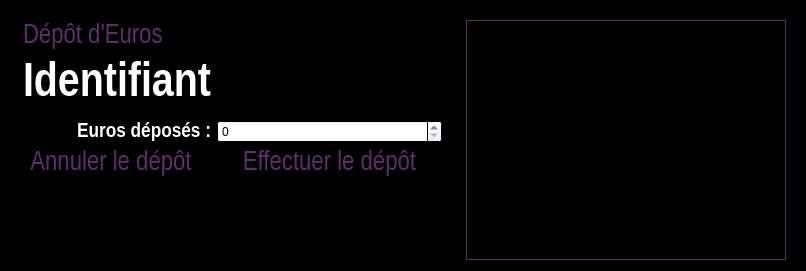
<?xml version="1.0" encoding="UTF-8"?>
<ui version="4.0">
 <class>EurosLoading</class>
 <widget class="QDialog" name="EurosLoading">
  <property name="geometry">
   <rect>
    <x>0</x>
    <y>0</y>
    <width>805</width>
    <height>268</height>
   </rect>
  </property>
  <property name="palette">
   <palette>
    <active>
     <colorrole role="WindowText">
      <brush brushstyle="SolidPattern">
       <color alpha="255">
        <red>94</red>
        <green>47</green>
        <blue>106</blue>
       </color>
      </brush>
     </colorrole>
     <colorrole role="Base">
      <brush brushstyle="SolidPattern">
       <color alpha="255">
        <red>255</red>
        <green>255</green>
        <blue>255</blue>
       </color>
      </brush>
     </colorrole>
     <colorrole role="Window">
      <brush brushstyle="SolidPattern">
       <color alpha="255">
        <red>0</red>
        <green>0</green>
        <blue>0</blue>
       </color>
      </brush>
     </colorrole>
    </active>
    <inactive>
     <colorrole role="WindowText">
      <brush brushstyle="SolidPattern">
       <color alpha="255">
        <red>94</red>
        <green>47</green>
        <blue>106</blue>
       </color>
      </brush>
     </colorrole>
     <colorrole role="Base">
      <brush brushstyle="SolidPattern">
       <color alpha="255">
        <red>255</red>
        <green>255</green>
        <blue>255</blue>
       </color>
      </brush>
     </colorrole>
     <colorrole role="Window">
      <brush brushstyle="SolidPattern">
       <color alpha="255">
        <red>0</red>
        <green>0</green>
        <blue>0</blue>
       </color>
      </brush>
     </colorrole>
    </inactive>
    <disabled>
     <colorrole role="WindowText">
      <brush brushstyle="SolidPattern">
       <color alpha="255">
        <red>120</red>
        <green>120</green>
        <blue>120</blue>
       </color>
      </brush>
     </colorrole>
     <colorrole role="Base">
      <brush brushstyle="SolidPattern">
       <color alpha="255">
        <red>0</red>
        <green>0</green>
        <blue>0</blue>
       </color>
      </brush>
     </colorrole>
     <colorrole role="Window">
      <brush brushstyle="SolidPattern">
       <color alpha="255">
        <red>0</red>
        <green>0</green>
        <blue>0</blue>
       </color>
      </brush>
     </colorrole>
    </disabled>
   </palette>
  </property>
  <property name="windowTitle">
   <string>Dépôt d'Euros</string>
  </property>
  <property name="windowIcon">
   <iconset resource="pokersphere.qrc">
    <normaloff>:/img/Resources/sphere.ico</normaloff>:/img/Resources/sphere.ico</iconset>
  </property>
  <layout class="QHBoxLayout" name="horizontalLayout">
   <item>
    <layout class="QVBoxLayout" name="verticalLayout_5">
     <property name="topMargin">
      <number>0</number>
     </property>
     <property name="rightMargin">
      <number>9</number>
     </property>
     <item>
      <layout class="QHBoxLayout" name="horizontalLayout_3">
       <property name="leftMargin">
        <number>12</number>
       </property>
       <property name="topMargin">
        <number>12</number>
       </property>
       <item>
        <widget class="QLabel" name="depotEurosLabel">
         <property name="minimumSize">
          <size>
           <width>120</width>
           <height>20</height>
          </size>
         </property>
         <property name="palette">
          <palette>
           <active>
            <colorrole role="WindowText">
             <brush brushstyle="SolidPattern">
              <color alpha="255">
               <red>94</red>
               <green>47</green>
               <blue>106</blue>
              </color>
             </brush>
            </colorrole>
           </active>
           <inactive>
            <colorrole role="WindowText">
             <brush brushstyle="SolidPattern">
              <color alpha="255">
               <red>94</red>
               <green>47</green>
               <blue>106</blue>
              </color>
             </brush>
            </colorrole>
           </inactive>
           <disabled>
            <colorrole role="WindowText">
             <brush brushstyle="SolidPattern">
              <color alpha="255">
               <red>120</red>
               <green>120</green>
               <blue>120</blue>
              </color>
             </brush>
            </colorrole>
           </disabled>
          </palette>
         </property>
         <property name="font">
          <font>
           <family>Arial Narrow</family>
           <pointsize>20</pointsize>
          </font>
         </property>
         <property name="text">
          <string>Dépôt d'Euros</string>
         </property>
        </widget>
       </item>
      </layout>
     </item>
     <item>
      <layout class="QHBoxLayout" name="horizontalLayout_4">
       <property name="leftMargin">
        <number>12</number>
       </property>
       <property name="topMargin">
        <number>6</number>
       </property>
       <property name="bottomMargin">
        <number>6</number>
       </property>
       <item>
        <widget class="QLabel" name="identifiantLabel">
         <property name="minimumSize">
          <size>
           <width>120</width>
           <height>20</height>
          </size>
         </property>
         <property name="palette">
          <palette>
           <active>
            <colorrole role="WindowText">
             <brush brushstyle="SolidPattern">
              <color alpha="255">
               <red>255</red>
               <green>255</green>
               <blue>255</blue>
              </color>
             </brush>
            </colorrole>
           </active>
           <inactive>
            <colorrole role="WindowText">
             <brush brushstyle="SolidPattern">
              <color alpha="255">
               <red>255</red>
               <green>255</green>
               <blue>255</blue>
              </color>
             </brush>
            </colorrole>
           </inactive>
           <disabled>
            <colorrole role="WindowText">
             <brush brushstyle="SolidPattern">
              <color alpha="255">
               <red>120</red>
               <green>120</green>
               <blue>120</blue>
              </color>
             </brush>
            </colorrole>
           </disabled>
          </palette>
         </property>
         <property name="font">
          <font>
           <family>Arial Narrow</family>
           <pointsize>36</pointsize>
           <weight>75</weight>
           <bold>true</bold>
          </font>
         </property>
         <property name="text">
          <string>Identifiant</string>
         </property>
        </widget>
       </item>
      </layout>
     </item>
     <item>
      <layout class="QHBoxLayout" name="horizontalLayout_12">
       <item>
        <widget class="QLabel" name="eurosDeposesLabel">
         <property name="minimumSize">
          <size>
           <width>200</width>
           <height>25</height>
          </size>
         </property>
         <property name="maximumSize">
          <size>
           <width>200</width>
           <height>25</height>
          </size>
         </property>
         <property name="palette">
          <palette>
           <active>
            <colorrole role="WindowText">
             <brush brushstyle="SolidPattern">
              <color alpha="255">
               <red>255</red>
               <green>255</green>
               <blue>255</blue>
              </color>
             </brush>
            </colorrole>
           </active>
           <inactive>
            <colorrole role="WindowText">
             <brush brushstyle="SolidPattern">
              <color alpha="255">
               <red>255</red>
               <green>255</green>
               <blue>255</blue>
              </color>
             </brush>
            </colorrole>
           </inactive>
           <disabled>
            <colorrole role="WindowText">
             <brush brushstyle="SolidPattern">
              <color alpha="255">
               <red>120</red>
               <green>120</green>
               <blue>120</blue>
              </color>
             </brush>
            </colorrole>
           </disabled>
          </palette>
         </property>
         <property name="font">
          <font>
           <family>Arial Narrow</family>
           <pointsize>16</pointsize>
           <weight>75</weight>
           <bold>true</bold>
          </font>
         </property>
         <property name="text">
          <string>Euros déposés :</string>
         </property>
         <property name="alignment">
          <set>Qt::AlignRight|Qt::AlignTrailing|Qt::AlignVCenter</set>
         </property>
        </widget>
       </item>
       <item>
        <widget class="QSpinBox" name="eurosSpinBox">
         <property name="minimumSize">
          <size>
           <width>150</width>
           <height>22</height>
          </size>
         </property>
         <property name="maximum">
          <number>999999999</number>
         </property>
        </widget>
       </item>
      </layout>
     </item>
     <item>
      <layout class="QHBoxLayout" name="horizontalLayout_11">
       <item>
        <widget class="QLabel" name="annulerDepotLabel">
         <property name="minimumSize">
          <size>
           <width>200</width>
           <height>20</height>
          </size>
         </property>
         <property name="font">
          <font>
           <family>Arial Narrow</family>
           <pointsize>20</pointsize>
          </font>
         </property>
         <property name="text">
          <string>&lt;a href=&quot;a&quot; style=&quot;text-decoration:none;&quot;&gt;&lt;font color=&quot;#5E2F6A&quot;&gt;Annuler le dépôt&lt;/font&gt;&lt;/a&gt;</string>
         </property>
         <property name="alignment">
          <set>Qt::AlignCenter</set>
         </property>
        </widget>
       </item>
       <item>
        <widget class="QLabel" name="effectuerDepotLabel">
         <property name="minimumSize">
          <size>
           <width>225</width>
           <height>0</height>
          </size>
         </property>
         <property name="maximumSize">
          <size>
           <width>225</width>
           <height>16777215</height>
          </size>
         </property>
         <property name="font">
          <font>
           <family>Arial Narrow</family>
           <pointsize>20</pointsize>
          </font>
         </property>
         <property name="text">
          <string>&lt;a href=&quot;a&quot; style=&quot;text-decoration:none;&quot;&gt;&lt;font color=&quot;#5E2F6A&quot;&gt;Effectuer le dépôt&lt;/font&gt;&lt;/a&gt;</string>
         </property>
         <property name="alignment">
          <set>Qt::AlignCenter</set>
         </property>
        </widget>
       </item>
      </layout>
     </item>
     <item>
      <spacer name="verticalSpacer_3">
       <property name="orientation">
        <enum>Qt::Vertical</enum>
       </property>
       <property name="sizeHint" stdset="0">
        <size>
         <width>20</width>
         <height>40</height>
        </size>
       </property>
      </spacer>
     </item>
    </layout>
   </item>
   <item>
    <layout class="QVBoxLayout" name="verticalLayout_3">
     <property name="leftMargin">
      <number>9</number>
     </property>
     <property name="topMargin">
      <number>9</number>
     </property>
     <property name="rightMargin">
      <number>9</number>
     </property>
     <item>
      <widget class="QLabel" name="imageLabel">
       <property name="minimumSize">
        <size>
         <width>320</width>
         <height>240</height>
        </size>
       </property>
       <property name="maximumSize">
        <size>
         <width>320</width>
         <height>240</height>
        </size>
       </property>
       <property name="frameShape">
        <enum>QFrame::Box</enum>
       </property>
       <property name="text">
        <string/>
       </property>
       <property name="scaledContents">
        <bool>true</bool>
       </property>
      </widget>
     </item>
    </layout>
   </item>
  </layout>
 </widget>
 <resources>
  <include location="pokersphere.qrc"/>
 </resources>
 <connections/>
</ui>
